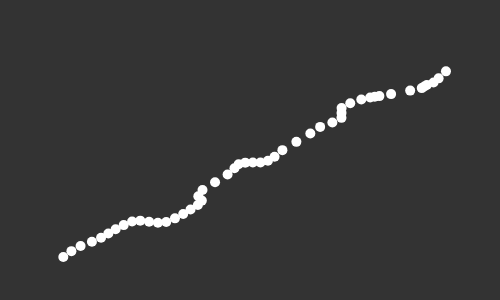
Frame 1 (no input)
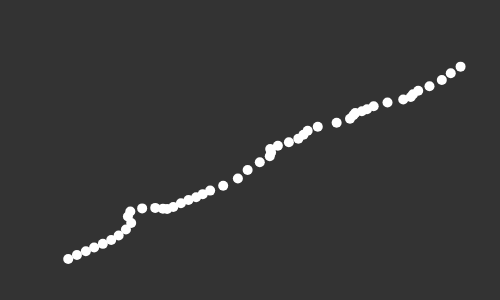
Frame 60 (no input)
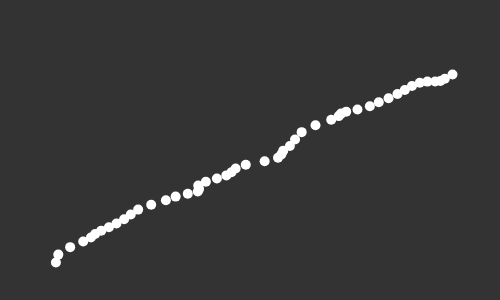
Frame 120 (the mouse pressed at the canvas centre since frame 60)

The p5.js sketch that drew these frames (run headless with seeded random() and noise() and a simulated clock; from frame 60 on, the mouse is pressed at the canvas centre):

// p5.js sketch
// ── sketch.js
// require https://cdnjs.cloudflare.com/ajax/libs/p5.js/0.7.3/p5.js
// require https://cdnjs.cloudflare.com/ajax/libs/p5.js/0.7.3/addons/p5.dom.js
// code inspo: Justin; in class example

let canvas = { width: 500, height: 300 };

let amplitude_slider, freq_slider, speed_slider;

let startX = 50;
let startY = 250;
let endX = 450;
let endY = 50;

let speedMultiplier = 0;

function setup() {
  createCanvas(canvas.width, canvas.height);
  colorMode(HSB, 100);

  createP("Amplitude");
  amplitude_slider = createSlider(0, 100, 50);

  createP("Frequency");
  freq_slider = createSlider(0, 100, 50);

  createP("Time Speed");
  speed_slider = createSlider(0, 200, 100);
}

function draw() {
  background(20);
  ellipseMode(CENTER);

  let amplitude = amplitude_slider.value() / 100;
  let frequency = freq_slider.value() / 1000;
  let speed = speed_slider.value() / 1000;

  noiseDetail(1, 0.5);

  fill(100);
  noStroke();

  // study this loop. do you understand how the line of ellipses is created?
  for (i = 0; i < 1; i += 0.02) {
    var x = lerp(startX, endX, i);
    var y = lerp(startY, endY, i);

    // hint: drive offsetX and offsetY with noise() instead of random()
    var offsetX = noise(frequency * x + speedMultiplier, 10) * amplitude * 85;

    var offsetY =
      noise(frequency * y + speedMultiplier, 50 + frameCount * 0.05) *
      amplitude *
      85;

    ellipse(x + offsetX, y + offsetY, 10, 10);
  }
  speedMultiplier += speed * 0.6;
}
